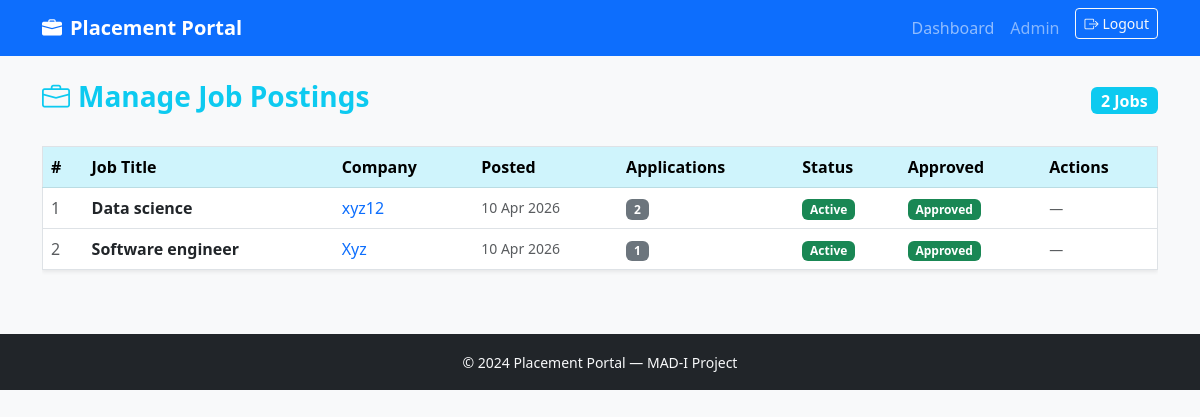
Screenshot of /admin/jobs (signed in) with the database file from the repository.
### models.py (models this page shows, shortened)
class User(UserMixin, db.Model):
    id= db.Column(db.Integer, primary_key=True)
    username= db.Column(db.String(80), unique=True, nullable=False)
    email= db.Column(db.String(120), unique=True, nullable=False)
    password_hash = db.Column(db.String(256))
    role = db.Column(db.String(20))
    active = db.Column(db.Boolean, default=True)
    student_profile = db.relationship('Student', backref='user', uselist=False)
    company_profile = db.relationship('Company', backref='user', uselist=False)
    @property
    def is_active(self):
        return self.active

class JobPosition(db.Model):
    id = db.Column(db.Integer, primary_key=True)
    company_id = db.Column(db.Integer, db.ForeignKey('company.id'), nullable=False)
    title = db.Column(db.String(150))
    description = db.Column(db.Text)
    required_skills = db.Column(db.Text)
    experience = db.Column(db.String(100))
    salary_min = db.Column(db.Float)
    salary_max = db.Column(db.Float)
    location = db.Column(db.String(150))
    deadline = db.Column(db.DateTime)
    status = db.Column(db.String(20), default='active')
    is_approved = db.Column(db.Boolean, default=False)
    created_at = db.Column(db.DateTime, default=lambda: datetime.now(timezone.utc), nullable=False)
    applications = db.relationship('Application', backref='job', lazy='dynamic')

class Company(db.Model):
    id = db.Column(db.Integer, primary_key=True)
    user_id = db.Column(db.Integer, db.ForeignKey('user.id'), nullable=False)
    name = db.Column(db.String(150))
    industry = db.Column(db.String(100))
    website = db.Column(db.String(250))
    description = db.Column(db.Text)
    location = db.Column(db.String(150))
    approval_status = db.Column(db.String(20), default='pending')
    is_blacklisted  = db.Column(db.Boolean, default=False)
    created_at = db.Column(db.DateTime, default=lambda: datetime.now(timezone.utc), nullable=False)
    jobs = db.relationship('JobPosition', backref='company', lazy='dynamic')

### routes/admin.py (the view)
@admin_bp.route('/jobs')
@login_required
@admin_required
def jobs():
    jobs = JobPosition.query.order_by(JobPosition.created_at.desc()).all()
    return render_template('admin/jobs.html', jobs = jobs)

### models.py (called while the page is built)
@login_manager.user_loader
def load_user(user_id):
    return User.query.get(int(user_id))

### routes/admin.py (called while the page is built)
def admin_required(f):
    @wraps(f)
    def wrapped(*args, **kwargs):
        if not current_user.is_authenticated:
            flash('Please login first.', 'danger')
            return redirect(url_for('auth.login'))
        if current_user.role != 'admin':
            flash('Admin access required.', 'danger')
            return redirect(url_for('auth.login'))
        return f(*args, **kwargs)
    return wrapped

### templates/admin/jobs.html (shortened to what this page needs)
{% extends 'base.html' %}
{% block content %}
<div class="d-flex justify-content-between align-items-center mb-4">
  <h3 class="fw-bold text-info">
    <i class="bi bi-briefcase me-2"></i>Manage Job Postings
  </h3>
  <span class="badge bg-info fs-6">{{ jobs|length }} Jobs</span>
</div>
{% if jobs %}
<div class="table-responsive">
  <table class="table table-hover align-middle border shadow-sm">
    <thead class="table-info">
      <tr>
        <th>#</th>
        <th>Job Title</th>
        <th>Company</th>
        <th>Posted</th>
        <th>Applications</th>
        <th>Status</th>
        <th>Approved</th>
        <th>Actions</th>
      </tr>
    </thead>
    <tbody>
      {% for j in jobs %}
      <tr>
        <td class="text-muted">{{ loop.index }}</td>
        <td class="fw-semibold">{{ j.title }}</td>
        <td>
          <a href="{{ url_for('admin.company_detail', company_id=j.company.id) }}"
             class="text-decoration-none">{{ j.company.name }}</a>
        </td>
        <td class="small text-muted">{{ j.created_at.strftime('%d %b %Y') }}</td>
        <td><span class="badge bg-secondary">{{ j.applications.count() }}</span></td>
        <td>
          <span class="badge {% if j.status == 'active' %}bg-success{% else %}bg-secondary{% endif %}">
            {{ j.status | capitalize }}
          </span>
        </td>
        <td>
          <span class="badge {% if j.is_approved %}bg-success{% else %}bg-warning text-dark{% endif %}">
            {% if j.is_approved %}Approved{% else %}Pending{% endif %}
          </span>
        </td>
        <td>
          {% if not j.is_approved %}
          <form method="POST" action="{{ url_for('admin.approve_job', job_id=j.id) }}" class="d-inline">
            <button class="btn btn-success btn-sm"><i class="bi bi-check-lg"></i></button>
          </form>
          <form method="POST" action="{{ url_for('admin.reject_job', job_id=j.id) }}" class="d-inline">
            <button class="btn btn-danger btn-sm"><i class="bi bi-x-lg"></i></button>
          </form>
          {% else %}
          <span class="text-muted small">—</span>
          {% endif %}
        </td>
      </tr>
      {% endfor %}
    </tbody>
  </table>
</div>
{% else %}
<div class="text-center py-5 text-muted">
  <i class="bi bi-briefcase display-4"></i>
  <p class="mt-2">No job postings yet.</p>
</div>
{% endif %}
{% endblock %}

### templates/base.html (shortened to what this page needs)
<!DOCTYPE html>
<html lang="en">
<head>
  <link href="https://cdn.jsdelivr.net/npm/bootstrap@5.3.0/dist/css/bootstrap.min.css" rel="stylesheet"/>
  <link href="https://cdn.jsdelivr.net/npm/bootstrap-icons@1.11.0/font/bootstrap-icons.css" rel="stylesheet"/>
</head>
<body class="bg-light">
<nav class="navbar navbar-expand-lg navbar-dark bg-primary">
  <div class="container">
    <a class="navbar-brand fw-bold" href="{{ url_for('auth.index') }}">
      <i class="bi bi-briefcase-fill me-2"></i>Placement Portal
    </a>
    <div class="collapse navbar-collapse" id="navbarNav">
      <ul class="navbar-nav ms-auto">
        {% if current_user.is_authenticated %}
          {% if current_user.role == 'admin' %}
            <li class="nav-item">
              <a class="nav-link" href="{{ url_for('admin.dashboard') }}">Dashboard</a>
            </li>
          {% elif current_user.role == 'company' %}
            <li class="nav-item">
              <a class="nav-link" href="{{ url_for('company.dashboard') }}">Dashboard</a>
            </li>
          {% endif %}
          <li class="nav-item">
            <span class="nav-link text-white-50">
              {{ current_user.role | capitalize }}
            </span>
          </li>
          <li class="nav-item">
            <a class="btn btn-outline-light btn-sm ms-2"
               href="{{ url_for('auth.logout') }}">
              <i class="bi bi-box-arrow-right me-1"></i>Logout
            </a>
          </li>
        {% endif %}
      </ul>
    </div>
  </div>
</nav>
<main class="container my-4">
  {% block content %}{% endblock %}
</main>
<footer class="bg-dark text-light text-center py-3 mt-5">
  <small>&copy; 2024 Placement Portal — MAD-I Project</small>
</footer>
</body>
</html>

### rows the page displays
User: role "Admin"
JobPosition: title "Data science", company.name "xyz12", created_at "10 Apr 2026", applications.count "2", status "Active", is_approved "Approved"
JobPosition: title "Software engineer", company.name "Xyz", created_at "10 Apr 2026", applications.count "1", status "Active", is_approved "Approved"

### other values shown
{{ jobs|length }} "2"
